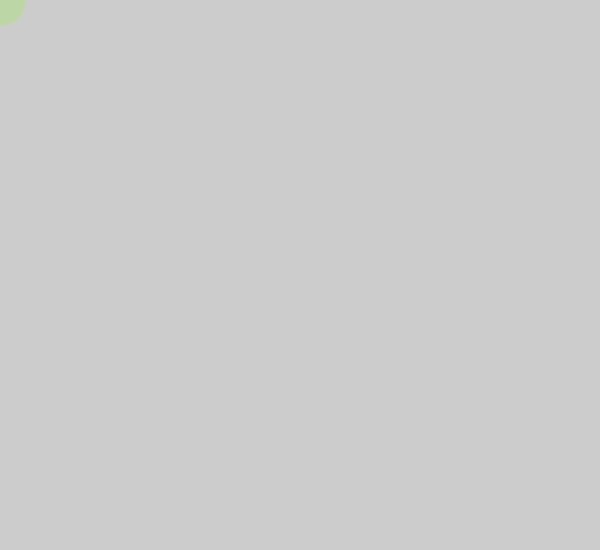
Frame 1 (no input)
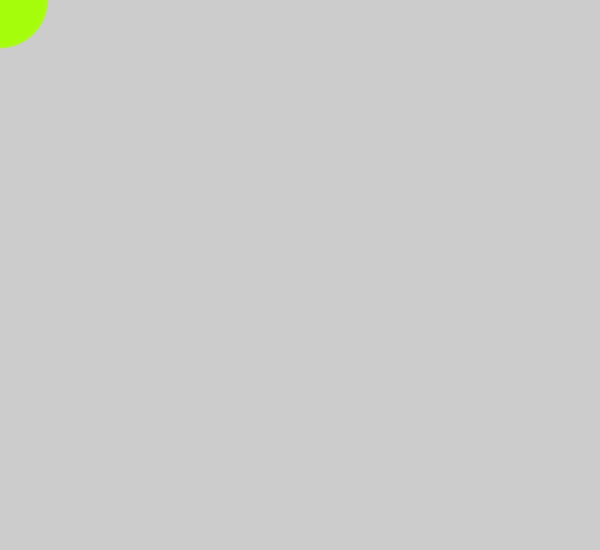
Frame 60 (the mouse pressed at the canvas centre just before this capture)
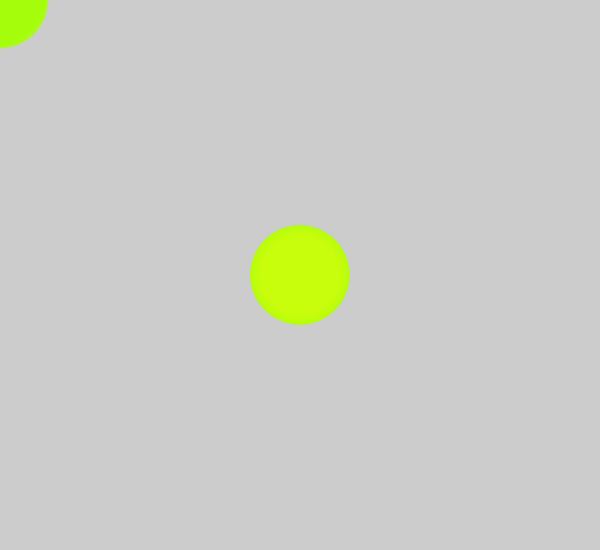
Frame 120 (the mouse held since frame 60 and released just before this capture)

The Processing sketch that drew these frames (run headless with seeded random() and noise(); from frame 60 on, the mouse is pressed at the canvas centre):

// Processing sketch: processing_184947
// ── processing_184947.pde

/*
 * Red Snake (Serpiente Roja)
 *
 * Programa para crear una serpiente roja moviendose por la pantalla
 *
 * Paso 6:
 *  - cambia el tamaño del circulo en funcion del tiempo
 *  - al igual que antes, necesitaras crear una variable
 *    para almacenar el valor del tamaño
 *  - puedes usar la misma funcion que para el color, pero
 *    cambiando la frecuencia
 *  - para mejor efecto visual, añade transparencia al color
 *
 * (c) 2013 D. Cuartielles, Arduino Verkstad, Suecia
 */
 
int rojo = 255;
int tiempo = 0;
int diametro = 50;
  
void setup() {
  size(600, 550);
}
 
void draw() {
  tiempo = tiempo + 1;    
  rojo = int(128 * (1 + sin(tiempo * 2 * PI / frameRate / 20)));
  diametro = int(50 * (1 + sin( tiempo * 2 * PI / frameRate / 5))); // Modifica el diametro del circulo con el paso del tiempo
   
  noStroke();            
  fill(rojo, 255, 10, 50);  // Añade un 50% de transparencia al color
  ellipse(mouseX, mouseY, diametro, diametro);
}
